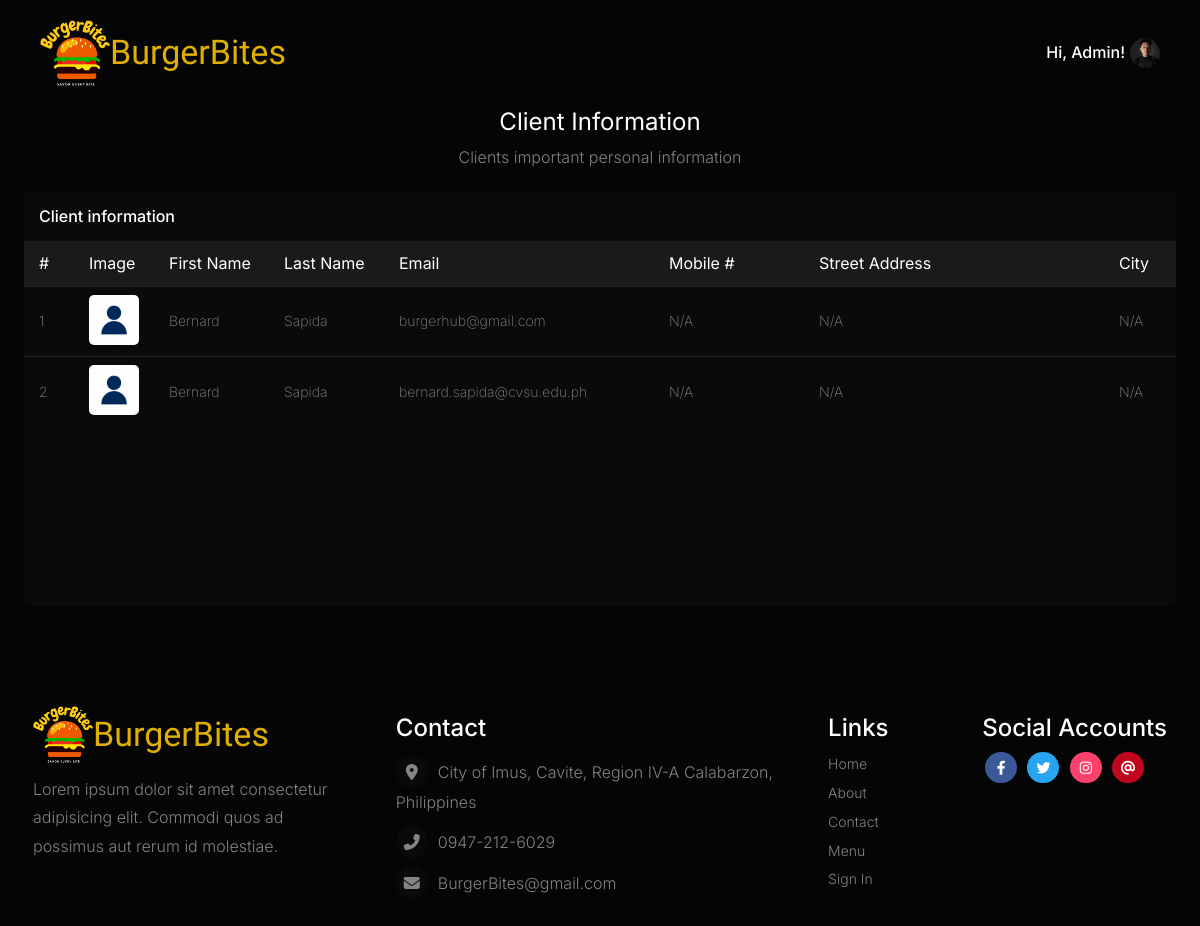
The page /admin_clients-info.php (signed in) on the database as committed earlier.
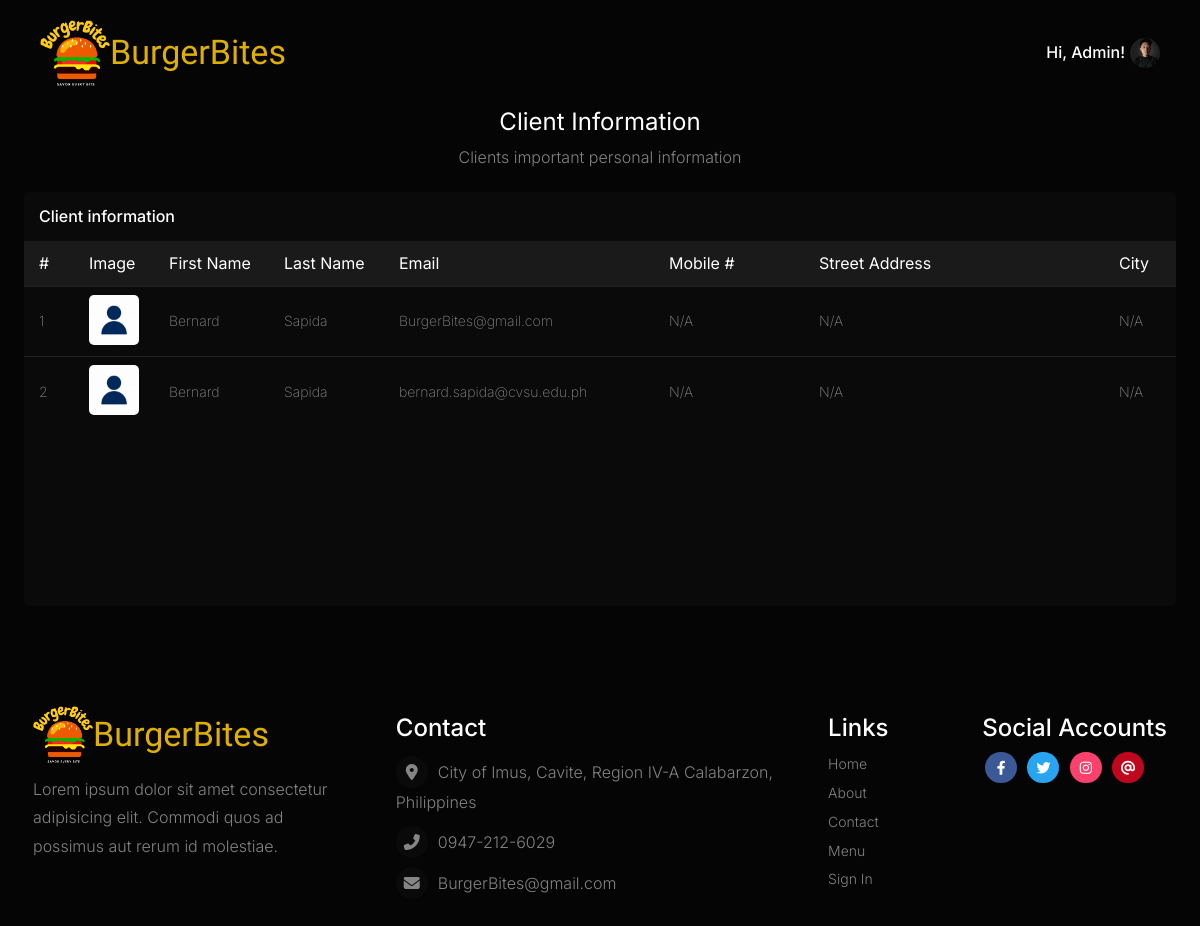
The same page on the database as committed later.
### tables this page shows
CREATE TABLE `client_information` (
  `id` int(6) NOT NULL,
  `clientid` varchar(255) NOT NULL,
  `image` varchar(255) NOT NULL,
  `firstname` varchar(255) NOT NULL,
  `lastname` varchar(255) NOT NULL,
  `email` varchar(255) NOT NULL,
  `mobile` varchar(255) NOT NULL,
  `street address` varchar(255) NOT NULL,
  `city` varchar(255) NOT NULL,
  `barangay` varchar(255) NOT NULL
);

### admin_clients-info.php (the view, shortened to what this page needs)
<?php
    $connect = mysqli_connect("localhost", "yoyiqlnx_burgerbites", "@Burgerbites1708131117", "yoyiqlnx_burgerbites");
    $sql_accounts = mysqli_query($connect, "SELECT * FROM client_information");
?>
<!DOCTYPE html>
<html lang="en">
<head>
    <link rel="stylesheet" href="css/admin_header.css">
    <link rel="stylesheet" href="css/admin_clients-info.css">
    <link rel="stylesheet" href="css/footer.css">
    <link rel="stylesheet" href="https://cdnjs.cloudflare.com/ajax/libs/font-awesome/6.1.1/css/all.min.css"/>
</head>
<body>
    <?php include_once 'header.php' ?>
    <main>
        <section class="section_tabular-accounts">
            <div class="container_tabular-header">
                <h1>Client Information</h1>
                <p>Clients important personal information</p>
            </div>
            <div class="container_tabular-accounts">
                <table>
                    <caption>Client information</caption>
                    <thead>
                        <tr>
                            <th class="client_number">#</th>
                            <th class="client_image">Image</th>
                            <th class="client_first-name">First Name</th>
                            <th class="client_last-name">Last Name</th>
                            <th class="client_email">Email</th>
                            <th class="client_mobile">Mobile #</th>
                            <th class="client_street-address">Street Address</th>
                            <th class="client_city">City</th>
                        </tr>
                    </thead>
                    <tbody>
                        <?php
                            while($row = mysqli_fetch_array($sql_accounts)) {
                                echo "<tr>";
                                    echo "<td>" . $row['id'] . "</td>";
                                    echo "<td><img src='profile/". $row['image'] ."' alt='Profile Image'></td>";
                                    echo "<td>" . $row['firstname'] . "</td>";
                                    echo "<td>" . $row['lastname'] . "</td>";
                                    echo "<td>" . $row['email'] . "</td>";
                                    echo "<td>" . (empty($row['mobile']) ? "N/A" : $row['mobile']) . "</td>";
                                    echo "<td>" . (empty($row['street address']) ? "N/A" : $row['street address']) . "</td>";
                                    echo "<td>" . (empty($row['city']) ? "N/A" : $row['city']) . "</td>";
                                echo "</tr>";
                            }
                        ?>
                    </tbody>
                </table>
            </div>
        </section>
    </main>
    <?php include_once 'global_footer.php' ?>
</body>
</html>

### header.php (shortened to what this page needs)
<?php
    if(empty($_SESSION["email"])){
        include_once "global_header.php";
    } else {
        if($_SESSION["type"] == "admin") {
            include_once "admin_header.php";
        } else {
            include_once "client_header.php";
        }
    }
?>

### admin_header.php (shortened to what this page needs)
<header class="header_burgerbites">
    <nav class="navigation_burgerbites">
        <div class="navigation_logo">
            <img src="images/logo/burgerbites-logo.png" alt="BurgerBites Logo">
            <h1 class="restaurant-name">BurgerBites</h1>
        </div>
        <div class="navigation_right">
            <div class="navigation_profile">
                <p>Hi, Admin!</p>
                <img src="profile/admin.jpg" alt="Profile" id="img-profile">
            </div>
        </div>
    </nav>
</header>

### global_footer.php (shortened to what this page needs)
<footer class="footer_burgerbites">
    <section class="section_footer-description">
        <div class="footer_logo">
            <img src="images/logo/burgerbites-logo.png" alt="">
            <h1 class="restaurant-name"> BurgerBites</h1>
        </div>
        <p>Lorem ipsum dolor sit amet consectetur adipisicing elit. Commodi quos ad possimus aut rerum id molestiae.</p>
    </section>
    <section class="section_footer-contact">
        <h1>Contact</h1>
        <p><span><i class="fa-solid fa-location-dot"></i></span>City of Imus, Cavite, Region IV-A Calabarzon, Philippines</p>
        <p><span><i class="fa-solid fa-phone-flip"></i></span>0947-212-6029</p>
        <p><span><i class="fa-solid fa-envelope"></i></span>BurgerBites@gmail.com</p>
    </section>
    <section class="section_footer-links">
        <h1>Links</h1>
        <ul>
            <li><a href="home.php">Home</a></li>
            <li><a href="about.php">About</a></li>
            <li><a href="contact.php">Contact</a></li>
            <li><a href="menu.php">Menu</a></li>
            <li><a href="sigin.php">Sign In</a></li>
        </ul>
    </section>
    <section class="section_footer-accounts">
        <h1>Social Accounts</h1>
        <ul>
            <li><a href="https://www.facebook.com/wuzzupZo/" aria-label="Redirect to Bernard Sapida facebook account"><i class="fa-brands fa-facebook-f"></i></a></li>
            <li><a href="https://www.facebook.com/wuzzupZo/" aria-label="Redirect to Bernard Sapida facebook account"><i class="fa-brands fa-twitter"></i></a></li>
            <li><a href="https://www.facebook.com/wuzzupZo/" aria-label="Redirect to Bernard Sapida facebook account"><i class="fa-brands fa-instagram"></i></a></li>
            <li><a href="https://www.facebook.com/wuzzupZo/" aria-label="Redirect to Bernard Sapida facebook account"><i class="fa-solid fa-at"></i></a></li>
        </ul>
    </section>
</footer>

### css/admin_header.css (style rules this page uses)
:root { --primary-dark: hsl(0, 0%, 2%); --secondary-dark: hsl(0, 0%, 4%); --tertiary-dark: hsla(0, 0%, 3%, .9); --primary-light: hsl(0, 0%, 100%); --secondary-light: hsl(0, 0%, 100%, .5); --tertiary-light: hsl(0, 0%, 100%, .1); --gray: hsl(0, 0%, 8%); --table-head: hsl(0, 0%, 10%); --blue: hsl(230, 100%, 67%); --green: hsl(138, 51%, 55%); --yellow: hsl(47, 100%, 44%); --yellow-lighten: hsl(47, 100%, 54%); --danger-light: hsl(349, 80%, 54%); --danger: hsl(349, 100%, 54%); --twitter-light: hsl(203, 87%, 65%); --twitter: hsl(203, 87%, 55%); --facebook-light: hsl(221, 44%, 51%); --facebook: hsl(221, 44%, 41%); --instagram-light: hsl(346, 96%, 72%); --instagram: hsl(346, 96%, 62%); --email-light: hsl(353, 92%, 49%); --email: hsl(353, 92%, 39%); }
* { margin: 0; padding: 0; -webkit-box-sizing: border-box; box-sizing: border-box; color: var(--primary-light); font-family: 'Inter', 'Helvetica Neue', Arial, Helvetica, sans-serif; line-height: 1.8; font-weight: 500; }
body { position: relative; background: var(--primary-dark); overflow-x: hidden; }
body header.header_burgerbites { width: 100%; position: fixed; top: 0; left: 50%; -webkit-transform: translateX(-50%); transform: translateX(-50%); padding: 20px 40px; background-color: transparent; -webkit-transition: all 350ms ease-in-out; transition: all 350ms ease-in-out; z-index: 1; }
body header.header_burgerbites nav.navigation_burgerbites { margin: auto; max-width: 1350px; width: 100%; display: -webkit-box; display: -ms-flexbox; display: flex; -webkit-box-align: center; -ms-flex-align: center; align-items: center; -webkit-box-pack: justify; -ms-flex-pack: justify; justify-content: space-between; }
body header.header_burgerbites nav.navigation_burgerbites div.navigation_logo { display: -webkit-box; display: -ms-flexbox; display: flex; -webkit-box-align: center; -ms-flex-align: center; align-items: center; }
body header.header_burgerbites nav.navigation_burgerbites div.navigation_logo img { max-width: 70px; width: 100%; }
body header.header_burgerbites nav.navigation_burgerbites div.navigation_logo h1.restaurant-name { margin-bottom: 2px; font-family: 'Grenze Gotisch'; font-size: 34px; color: var(--yellow); line-height: 1; }
body header.header_burgerbites nav.navigation_burgerbites div.navigation_right { width: -webkit-max-content; width: -moz-max-content; width: max-content; display: -webkit-box; display: -ms-flexbox; display: flex; }
body header.header_burgerbites nav.navigation_burgerbites div.navigation_right div.navigation_profile { position: relative; display: -webkit-box; display: -ms-flexbox; display: flex; gap: 5px; }
body header.header_burgerbites nav.navigation_burgerbites div.navigation_right div.navigation_profile img { height: 30px; width: 30px; border-radius: 50%; cursor: pointer; }

Rows that differ between the two databases and show on the page:
changed client_information id 1: email "burgerhub@gmail.com" → "BurgerBites@gmail.com"
